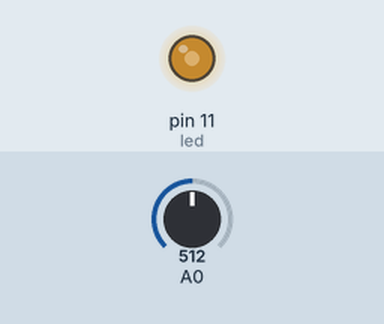
Bench run of a sketch on a simulated Arduino Uno, built with avr-gcc and run on an emulated ATmega328P. Parts: output pins drawn as LEDs (lit = HIGH). The test bench sets the inputs (shaded band); at power-on: A0 = 512.

Above: at 1.2 s.
1.3 s: A0 set to 716
At 1.9 s:
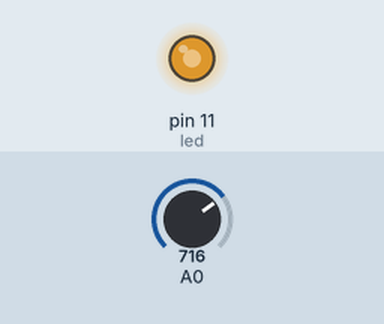
2.8 s: A0 set to 900
At 4.0 s:
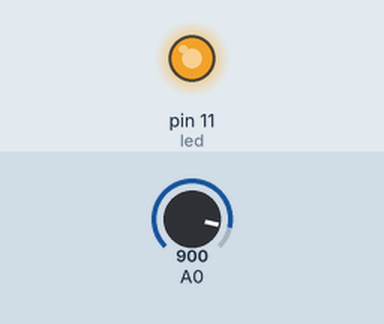
4.3 s: A0 set to 122
At 5.4 s:
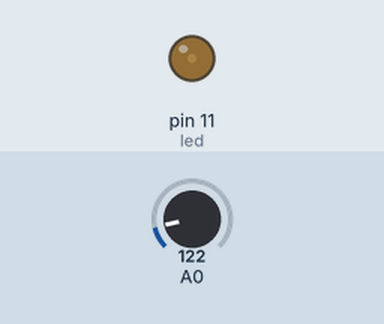
5.8 s: A0 set to 0
At 6.5 s:
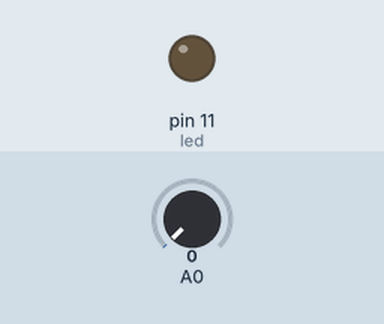
7.3 s: A0 set to 511
At 7.6 s:
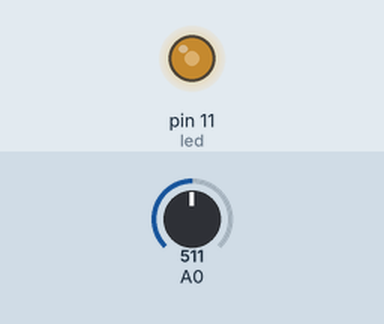
Timing chart, 0 to 9.8 s (numbered marks = the images above; inputs shaded):
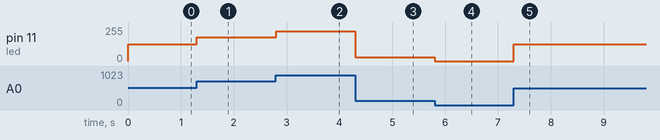

The sketch:

Control_LED_brightness_with_Pot.ino
```cpp
/*
 Pot output range :
     0   ----------  1023

 PWM dutycycle in Arduino ranges from 0 to 255
    0   ------------  255
    LOW  ------------ HIGH
--------------------------------------------------------------------------------------------------*/

int led=11;
int pot=A0;
int x,y;

void setup()
{
pinMode(11,OUTPUT);
pinMode(A0, INPUT);
}

void loop()
{
 x = analogRead(A0);
 y = map(x,0,1023,0,255);
 analogWrite(led, y);
}
```

Measured:
- after the input at 1.3 s, pin 11 (led): 127/255 → 178/255 at once
- after the input at 2.8 s, pin 11 (led): 178/255 → 224/255 at once
- after the input at 4.3 s, pin 11 (led): 224/255 → 30/255 at once
- after the input at 5.8 s, pin 11 (led): 30/255 → 0/255 at once
- after the input at 7.3 s, pin 11 (led): 0/255 → 127/255 at once
